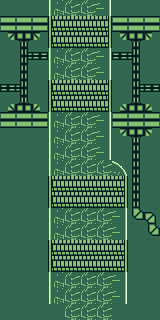

The image is a tile-based game level rendered from a .tmx file. Its description and complete source (layers, tilesets, objects, tile grids) follow:
An orthogonal 10x20 tile map with 16x16 px tiles, 2 tile layers (Tile Layer 2, Tile Layer 1).

<map version="1.10" tiledversion="1.11.0" orientation="orthogonal" renderorder="right-down" width="10" height="20" tilewidth="16" tileheight="16" infinite="0" nextlayerid="3" nextobjectid="1">
 <tileset firstgid="1" source="Temporal Light/temporal_light_tileset.tsx" />
 <layer id="2" name="Tile Layer 2" width="10" height="20">
  <data encoding="csv">
1687,1687,1687,1687,3482,3482,1687,1687,1687,1687,
1687,1687,1687,1687,3482,3482,1687,1687,1687,1687,
1687,1687,1687,1687,3482,3482,1687,1687,1687,1687,
1687,1687,1687,1687,3482,3482,1687,1687,1687,1687,
1687,1687,1687,1687,3482,3482,1687,1687,1687,1687,
1687,1687,1687,1687,3482,3482,1687,1687,1687,1687,
1687,1687,1687,1687,3482,3482,1687,1687,1687,1687,
1687,1687,1687,1687,3482,3482,1687,1687,1687,1687,
1687,1687,1687,1687,3482,3482,3484,1687,1687,1687,
1687,1687,1687,1687,3482,3482,3484,1687,1687,1687,
1687,1687,1687,1687,3482,3482,3482,1687,1687,1687,
1687,1687,1687,1687,1687,1687,1687,1687,1687,1687,
1687,1687,1687,1687,1687,1687,1687,1687,1687,1687,
1687,1687,1687,1687,1687,1687,1687,1687,1687,1687,
1687,1687,1687,1687,1687,1687,1687,1687,1687,1687,
1687,1687,1687,1687,1687,1687,1687,1687,1687,1687,
1687,1687,1687,1687,1687,1687,1687,1687,1687,1687,
1687,1687,1687,1687,1687,1687,1687,1687,1687,1687,
1687,1687,1687,1687,1687,1687,1687,1687,1687,1687,
1687,1687,1687,1687,1687,1687,1687,1687,1687,1687
</data>
 </layer>
 <layer id="1" name="Tile Layer 1" width="10" height="20">
  <data encoding="csv">
0,0,0,3481,0,0,3484,0,0,0,
1696,1696,1696,2378,2379,2379,2380,1696,1696,1696,
1886,1826,1887,2378,2379,2379,2380,1886,1826,1887,
0,1610614305,1700,3481,0,0,3484,1700,3758097953,0,
0,1762,0,3481,0,0,3484,0,1762,0,
1700,3758097953,0,2378,2379,2379,2380,0,1610614305,1700,
1822,1699,1823,2378,2379,2379,2380,1822,1699,1823,
1696,1696,1696,3481,0,0,3484,1696,1696,1696,
0,0,0,3481,0,0,0,1886,1826,1887,
0,0,0,3481,0,0,0,0,1762,0,
0,0,0,3481,0,0,0,3420,1762,0,
0,0,0,2378,2379,2379,2379,2380,1762,0,
0,0,0,2378,2379,2379,2379,2380,1762,0,
0,0,0,3481,3482,3482,3482,3484,1636,1573,
0,0,0,3481,3482,3482,3482,3484,0,1636,
0,0,0,2378,2379,2379,2379,2380,0,0,
0,0,0,2378,2379,2379,2379,2380,0,0,
0,0,0,3481,3482,3482,3482,3484,0,0,
0,0,0,3481,3482,3482,3482,3484,0,0,
0,0,0,0,3482,3482,3482,0,0,0
</data>
 </layer>
</map>
